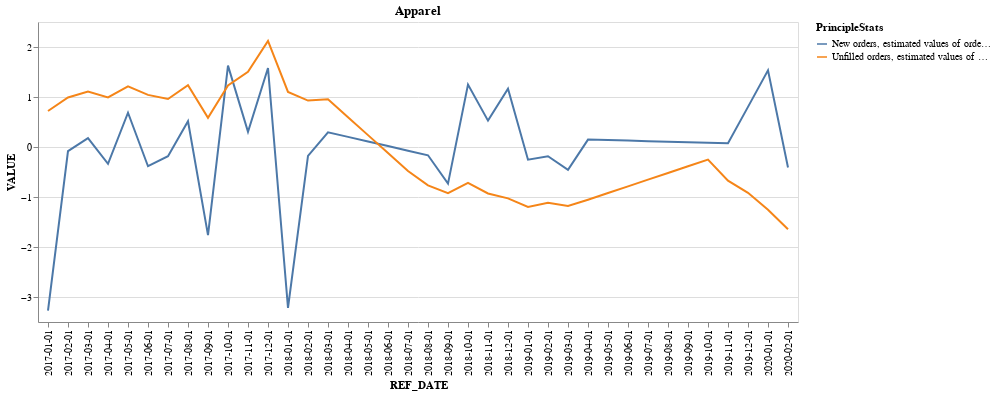

Notebook source saved alongside this figure:
### Code cell
df_good_transportation = df_sales[(df_sales['GoodType'] == "Apparel manufacturing [315]") & ((df_sales['PrincipleStats'] == 'New orders, estimated values of orders received during month') | (df_sales['PrincipleStats'] == 'Unfilled orders, estimated values of orders at end of month'))]
for good in df_good_transportation['PrincipleStats'].unique():
    scaler = StandardScaler()
    df_good_transportation.loc[df_good_transportation['PrincipleStats'] == good, 'VALUE'] = scaler.fit_transform(df_good_transportation.loc[df_good_transportation['PrincipleStats'] == good, 'VALUE'].values.reshape(-1, 1))

chart1 = alt.Chart(df_good_transportation).mark_line().encode(
    x='REF_DATE',
    y='VALUE',
    color = 'PrincipleStats',
    
).properties(title = "Apparel").interactive()
chart1

### Figure 1 — Vega-Lite specification as saved in the notebook (floating-point values rounded to 4 significant figures)
{"config": {"view": {"continuousWidth": 300, "continuousHeight": 300}}, "data": {"name": "data-d1c7607d96450becb9763df0a40ae22d"}, "mark": {"type": "line"}, "encoding": {"color": {"field": "PrincipleStats", "type": "nominal"}, "x": {"field": "REF_DATE", "type": "nominal"}, "y": {"field": "VALUE", "type": "quantitative"}}, "params": [{"name": "param_77", "select": {"type": "interval", "encodings": ["x", "y"]}, "bind": "scales"}], "title": "Apparel", "$schema": "https://vega.github.io/schema/vega-lite/v5.20.1.json", "datasets": {"data-d1c7607d96450becb9763df0a40ae22d": [{"PrincipleStats": "New orders, estimated values of orders received during month", "GoodType": "Apparel manufacturing [315]", "REF_DATE": "2017-01-01", "VALUE": -3.272}, {"PrincipleStats": "New orders, estimated values of orders received during month", "GoodType": "Apparel manufacturing [315]", "REF_DATE": "2017-02-01", "VALUE": -0.08228}, {"PrincipleStats": "New orders, estimated values of orders received during month", "GoodType": "Apparel manufacturing [315]", "REF_DATE": "2017-03-01", "VALUE": 0.1783}, {"PrincipleStats": "New orders, estimated values of orders received during month", "GoodType": "Apparel manufacturing [315]", "REF_DATE": "2017-04-01", "VALUE": -0.3349}, {"PrincipleStats": "New orders, estimated values of orders received during month", "GoodType": "Apparel manufacturing [315]", "REF_DATE": "2017-05-01", "VALUE": 0.6859}, {"PrincipleStats": "New orders, estimated values of orders received during month", "GoodType": "Apparel manufacturing [315]", "REF_DATE": "2017-06-01", "VALUE": -0.3845}, {"PrincipleStats": "New orders, estimated values of orders received during month", "GoodType": "Apparel manufacturing [315]", "REF_DATE": "2017-07-01", "VALUE": -0.1852}, {"PrincipleStats": "New orders, estimated values of orders received during month", "GoodType": "Apparel manufacturing [315]", "REF_DATE": "2017-08-01", "VALUE": 0.5159}, {"PrincipleStats": "New orders, estimated values of orders received during month", "GoodType": "Apparel manufacturing [315]", "REF_DATE": "2017-09-01", "VALUE": -1.762}, {"PrincipleStats": "New orders, estimated values of orders received during month", "GoodType": "Apparel manufacturing [315]", "REF_DATE": "2017-10-01", "VALUE": 1.628}, {"PrincipleStats": "New orders, estimated values of orders received during month", "GoodType": "Apparel manufacturing [315]", "REF_DATE": "2017-11-01", "VALUE": 0.305}, {"PrincipleStats": "New orders, estimated values of orders received during month", "GoodType": "Apparel manufacturing [315]", "REF_DATE": "2017-12-01", "VALUE": 1.58}, {"PrincipleStats": "New orders, estimated values of orders received during month", "GoodType": "Apparel manufacturing [315]", "REF_DATE": "2018-01-01", "VALUE": -3.219}, {"PrincipleStats": "New orders, estimated values of orders received during month", "GoodType": "Apparel manufacturing [315]", "REF_DATE": "2018-02-01", "VALUE": -0.1788}, {"PrincipleStats": "New orders, estimated values of orders received during month", "GoodType": "Apparel manufacturing [315]", "REF_DATE": "2018-03-01", "VALUE": 0.2951}, {"PrincipleStats": "New orders, estimated values of orders received during month", "GoodType": "Apparel manufacturing [315]", "REF_DATE": "2018-04-01", "VALUE": 0.203}, {"PrincipleStats": "New orders, estimated values of orders received during month", "GoodType": "Apparel manufacturing [315]", "REF_DATE": "2018-05-01", "VALUE": 0.1109}, {"PrincipleStats": "New orders, estimated values of orders received during month", "GoodType": "Apparel manufacturing [315]", "REF_DATE": "2018-06-01", "VALUE": 0.01876}, {"PrincipleStats": "New orders, estimated values of orders received during month", "GoodType": "Apparel manufacturing [315]", "REF_DATE": "2018-07-01", "VALUE": -0.07336}, {"PrincipleStats": "New orders, estimated values of orders received during month", "GoodType": "Apparel manufacturing [315]", "REF_DATE": "2018-08-01", "VALUE": -0.1655}, {"PrincipleStats": "New orders, estimated values of orders received during month", "GoodType": "Apparel manufacturing [315]", "REF_DATE": "2018-09-01", "VALUE": -0.7319}, {"PrincipleStats": "New orders, estimated values of orders received during month", "GoodType": "Apparel manufacturing [315]", "REF_DATE": "2018-10-01", "VALUE": 1.249}, {"PrincipleStats": "New orders, estimated values of orders received during month", "GoodType": "Apparel manufacturing [315]", "REF_DATE": "2018-11-01", "VALUE": 0.5278}, {"PrincipleStats": "New orders, estimated values of orders received during month", "GoodType": "Apparel manufacturing [315]", "REF_DATE": "2018-12-01", "VALUE": 1.167}, {"PrincipleStats": "New orders, estimated values of orders received during month", "GoodType": "Apparel manufacturing [315]", "REF_DATE": "2019-01-01", "VALUE": -0.254}, {"PrincipleStats": "New orders, estimated values of orders received during month", "GoodType": "Apparel manufacturing [315]", "REF_DATE": "2019-02-01", "VALUE": -0.1857}, {"PrincipleStats": "New orders, estimated values of orders received during month", "GoodType": "Apparel manufacturing [315]", "REF_DATE": "2019-03-01", "VALUE": -0.4563}, {"PrincipleStats": "New orders, estimated values of orders received during month", "GoodType": "Apparel manufacturing [315]", "REF_DATE": "2019-04-01", "VALUE": 0.1484}, {"PrincipleStats": "New orders, estimated values of orders received during month", "GoodType": "Apparel manufacturing [315]", "REF_DATE": "2019-05-01", "VALUE": 0.138}, {"PrincipleStats": "New orders, estimated values of orders received during month", "GoodType": "Apparel manufacturing [315]", "REF_DATE": "2019-06-01", "VALUE": 0.1277}, {"PrincipleStats": "New orders, estimated values of orders received during month", "GoodType": "Apparel manufacturing [315]", "REF_DATE": "2019-07-01", "VALUE": 0.1173}, {"PrincipleStats": "New orders, estimated values of orders received during month", "GoodType": "Apparel manufacturing [315]", "REF_DATE": "2019-08-01", "VALUE": 0.1069}, {"PrincipleStats": "New orders, estimated values of orders received during month", "GoodType": "Apparel manufacturing [315]", "REF_DATE": "2019-09-01", "VALUE": 0.0966}, {"PrincipleStats": "New orders, estimated values of orders received during month", "GoodType": "Apparel manufacturing [315]", "REF_DATE": "2019-10-01", "VALUE": 0.08624}, {"PrincipleStats": "New orders, estimated values of orders received during month", "GoodType": "Apparel manufacturing [315]", "REF_DATE": "2019-11-01", "VALUE": 0.07589}, {"PrincipleStats": "New orders, estimated values of orders received during month", "GoodType": "Apparel manufacturing [315]", "REF_DATE": "2019-12-01", "VALUE": 0.8025}, {"PrincipleStats": "New orders, estimated values of orders received during month", "GoodType": "Apparel manufacturing [315]", "REF_DATE": "2020-01-01", "VALUE": 1.532}, {"PrincipleStats": "New orders, estimated values of orders received during month", "GoodType": "Apparel manufacturing [315]", "REF_DATE": "2020-02-01", "VALUE": -0.4105}, {"PrincipleStats": "Unfilled orders, estimated values of orders at end of month", "GoodType": "Apparel manufacturing [315]", "REF_DATE": "2017-01-01", "VALUE": 0.7207}, {"PrincipleStats": "Unfilled orders, estimated values of orders at end of month", "GoodType": "Apparel manufacturing [315]", "REF_DATE": "2017-02-01", "VALUE": 0.9894}, {"PrincipleStats": "Unfilled orders, estimated values of orders at end of month", "GoodType": "Apparel manufacturing [315]", "REF_DATE": "2017-03-01", "VALUE": 1.107}, {"PrincipleStats": "Unfilled orders, estimated values of orders at end of month", "GoodType": "Apparel manufacturing [315]", "REF_DATE": "2017-04-01", "VALUE": 0.993}, {"PrincipleStats": "Unfilled orders, estimated values of orders at end of month", "GoodType": "Apparel manufacturing [315]", "REF_DATE": "2017-05-01", "VALUE": 1.213}, {"PrincipleStats": "Unfilled orders, estimated values of orders at end of month", "GoodType": "Apparel manufacturing [315]", "REF_DATE": "2017-06-01", "VALUE": 1.043}, {"PrincipleStats": "Unfilled orders, estimated values of orders at end of month", "GoodType": "Apparel manufacturing [315]", "REF_DATE": "2017-07-01", "VALUE": 0.9601}, {"PrincipleStats": "Unfilled orders, estimated values of orders at end of month", "GoodType": "Apparel manufacturing [315]", "REF_DATE": "2017-08-01", "VALUE": 1.235}, {"PrincipleStats": "Unfilled orders, estimated values of orders at end of month", "GoodType": "Apparel manufacturing [315]", "REF_DATE": "2017-09-01", "VALUE": 0.5842}, {"PrincipleStats": "Unfilled orders, estimated values of orders at end of month", "GoodType": "Apparel manufacturing [315]", "REF_DATE": "2017-10-01", "VALUE": 1.232}, {"PrincipleStats": "Unfilled orders, estimated values of orders at end of month", "GoodType": "Apparel manufacturing [315]", "REF_DATE": "2017-11-01", "VALUE": 1.504}, {"PrincipleStats": "Unfilled orders, estimated values of orders at end of month", "GoodType": "Apparel manufacturing [315]", "REF_DATE": "2017-12-01", "VALUE": 2.123}, {"PrincipleStats": "Unfilled orders, estimated values of orders at end of month", "GoodType": "Apparel manufacturing [315]", "REF_DATE": "2018-01-01", "VALUE": 1.1}, {"PrincipleStats": "Unfilled orders, estimated values of orders at end of month", "GoodType": "Apparel manufacturing [315]", "REF_DATE": "2018-02-01", "VALUE": 0.9278}, {"PrincipleStats": "Unfilled orders, estimated values of orders at end of month", "GoodType": "Apparel manufacturing [315]", "REF_DATE": "2018-03-01", "VALUE": 0.9551}, {"PrincipleStats": "Unfilled orders, estimated values of orders at end of month", "GoodType": "Apparel manufacturing [315]", "REF_DATE": "2018-04-01", "VALUE": 0.5964}, {"PrincipleStats": "Unfilled orders, estimated values of orders at end of month", "GoodType": "Apparel manufacturing [315]", "REF_DATE": "2018-05-01", "VALUE": 0.2376}, {"PrincipleStats": "Unfilled orders, estimated values of orders at end of month", "GoodType": "Apparel manufacturing [315]", "REF_DATE": "2018-06-01", "VALUE": -0.1212}, {"PrincipleStats": "Unfilled orders, estimated values of orders at end of month", "GoodType": "Apparel manufacturing [315]", "REF_DATE": "2018-07-01", "VALUE": -0.4799}, {"PrincipleStats": "Unfilled orders, estimated values of orders at end of month", "GoodType": "Apparel manufacturing [315]", "REF_DATE": "2018-08-01", "VALUE": -0.7667}, {"PrincipleStats": "Unfilled orders, estimated values of orders at end of month", "GoodType": "Apparel manufacturing [315]", "REF_DATE": "2018-09-01", "VALUE": -0.9243}, {"PrincipleStats": "Unfilled orders, estimated values of orders at end of month", "GoodType": "Apparel manufacturing [315]", "REF_DATE": "2018-10-01", "VALUE": -0.7163}, {"PrincipleStats": "Unfilled orders, estimated values of orders at end of month", "GoodType": "Apparel manufacturing [315]", "REF_DATE": "2018-11-01", "VALUE": -0.9301}, {"PrincipleStats": "Unfilled orders, estimated values of orders at end of month", "GoodType": "Apparel manufacturing [315]", "REF_DATE": "2018-12-01", "VALUE": -1.027}, {"PrincipleStats": "Unfilled orders, estimated values of orders at end of month", "GoodType": "Apparel manufacturing [315]", "REF_DATE": "2019-01-01", "VALUE": -1.198}, {"PrincipleStats": "Unfilled orders, estimated values of orders at end of month", "GoodType": "Apparel manufacturing [315]", "REF_DATE": "2019-02-01", "VALUE": -1.116}, {"PrincipleStats": "Unfilled orders, estimated values of orders at end of month", "GoodType": "Apparel manufacturing [315]", "REF_DATE": "2019-03-01", "VALUE": -1.18}, {"PrincipleStats": "Unfilled orders, estimated values of orders at end of month", "GoodType": "Apparel manufacturing [315]", "REF_DATE": "2019-04-01", "VALUE": -1.055}, {"PrincipleStats": "Unfilled orders, estimated values of orders at end of month", "GoodType": "Apparel manufacturing [315]", "REF_DATE": "2019-05-01", "VALUE": -0.9211}, {"PrincipleStats": "Unfilled orders, estimated values of orders at end of month", "GoodType": "Apparel manufacturing [315]", "REF_DATE": "2019-06-01", "VALUE": -0.7872}, {"PrincipleStats": "Unfilled orders, estimated values of orders at end of month", "GoodType": "Apparel manufacturing [315]", "REF_DATE": "2019-07-01", "VALUE": -0.6532}, {"PrincipleStats": "Unfilled orders, estimated values of orders at end of month", "GoodType": "Apparel manufacturing [315]", "REF_DATE": "2019-08-01", "VALUE": -0.5193}, {"PrincipleStats": "Unfilled orders, estimated values of orders at end of month", "GoodType": "Apparel manufacturing [315]", "REF_DATE": "2019-09-01", "VALUE": -0.3853}, {"PrincipleStats": "Unfilled orders, estimated values of orders at end of month", "GoodType": "Apparel manufacturing [315]", "REF_DATE": "2019-10-01", "VALUE": -0.2514}, {"PrincipleStats": "Unfilled orders, estimated values of orders at end of month", "GoodType": "Apparel manufacturing [315]", "REF_DATE": "2019-11-01", "VALUE": -0.6739}, {"PrincipleStats": "Unfilled orders, estimated values of orders at end of month", "GoodType": "Apparel manufacturing [315]", "REF_DATE": "2019-12-01", "VALUE": -0.917}, {"PrincipleStats": "Unfilled orders, estimated values of orders at end of month", "GoodType": "Apparel manufacturing [315]", "REF_DATE": "2020-01-01", "VALUE": -1.255}, {"PrincipleStats": "Unfilled orders, estimated values of orders at end of month", "GoodType": "Apparel manufacturing [315]", "REF_DATE": "2020-02-01", "VALUE": -1.645}]}}
